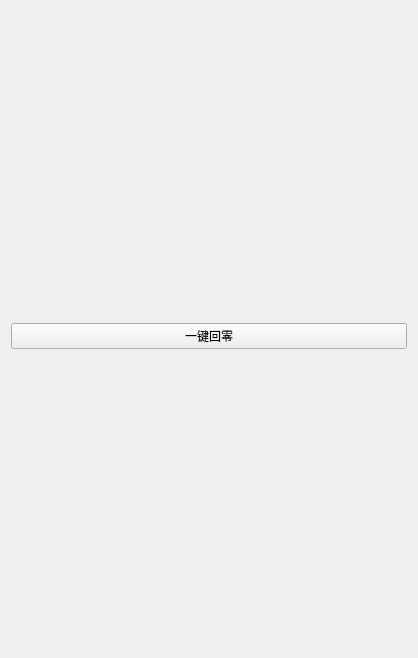
<?xml version="1.0" encoding="UTF-8"?>
<ui version="4.0">
 <class>RobotJoints</class>
 <widget class="QWidget" name="RobotJoints">
  <property name="geometry">
   <rect>
    <x>0</x>
    <y>0</y>
    <width>418</width>
    <height>658</height>
   </rect>
  </property>
  <property name="windowTitle">
   <string>Form</string>
  </property>
  <layout class="QVBoxLayout" name="verticalLayout">
   <property name="topMargin">
    <number>25</number>
   </property>
   <item>
    <widget class="QPushButton" name="origin_btn">
     <property name="text">
      <string>一键回零</string>
     </property>
    </widget>
   </item>
  </layout>
 </widget>
 <resources/>
 <connections/>
</ui>
